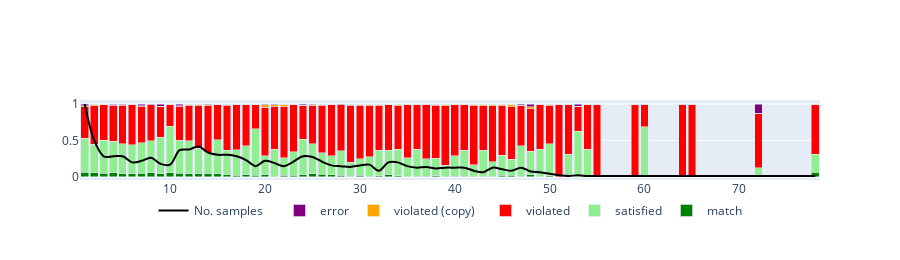
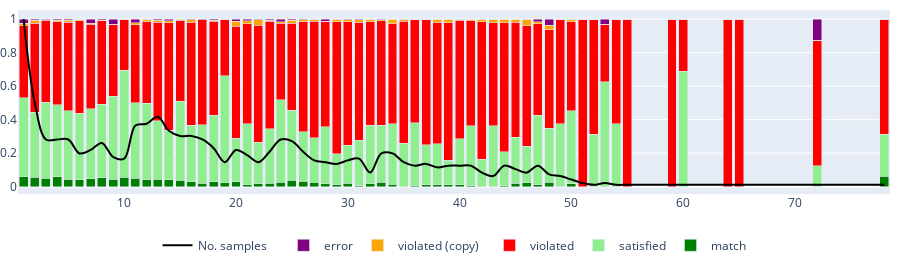

Notebook cell for these charts, in order:
### Code cell
# Levenshtein between repair and target as bins. Not aggregated over beams.
plot_accuracy(df, column="lev_rt")
